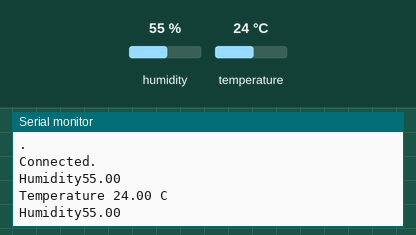
Simulated run of this sketch. Board: ESP32. Shown: the last lines printed to the serial monitor. Inputs (shaded band) come from the test bench; at power-on: humidity 55 %, temperature 24 °C. WiFi joins after 1.5 s; servers stay silent unless stated.

Above: at 7.8 s.
7.9 s: humidity set to 22 %
At 8.9 s:
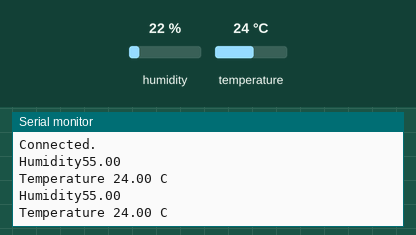
11.4 s: temperature set to 12 °C
At 15.1 s:
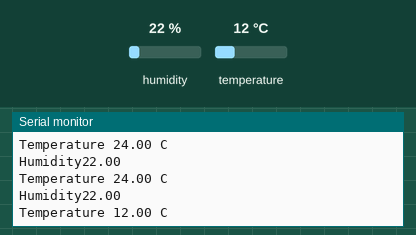
16.9 s: humidity set to 40 %
At 18.9 s:
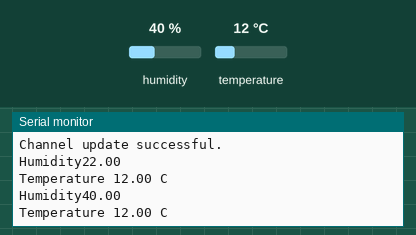
Timing chart, 0 to 20.4 s (numbered marks = the images above; inputs shaded):
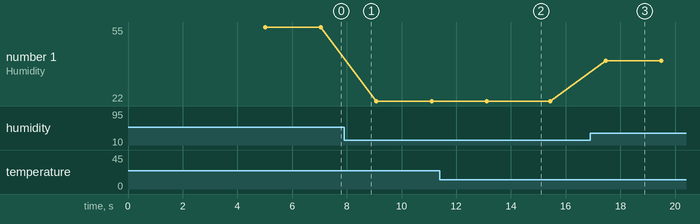

Measured:
- after the input at 11.4 s, the serial monitor: prints a new line after 2.7 s (image 2)
- after the input at 16.9 s, the serial monitor: prints a new line after 0.57 s (image 3)
- plotted number 1: 55 → 22 after the input at 7.9 s, 22 → 40 after the input at 16.9 s

The sketch:

Experiment3.ino
```cpp
#include <WiFi.h>
#include "ThingSpeak.h"
#include <dht.h>
char ssid[] = "PLDTHOMEFIBRa0b50";   // your network SSID (name)
char pass[] = "PLDTWIFI5bp2u";   // your network password
int keyIndex = 0;            // your network key Index number (needed only for WEP)
WiFiClient  client;

unsigned long myChannelNumber = 1671725;
const char * myWriteAPIKey =  "AI6NVCT6INVXJ2QZ";

dht DHT;
int dhtPin = 15;
int previous = 0;

void setup() {
  // put your setup code here, to run once:
  Serial.begin(115200);
  while (!Serial) {
    // wait for serial port to connect. Needed for Leonardo native USB port only
  }

  WiFi.mode(WIFI_STA);
  ThingSpeak.begin(client);  // Initialize ThingSpeak

}

void loop() {
  // put your main code here, to run repeatedly:
  // Connect or reconnect to WiFi
  if(WiFi.status() != WL_CONNECTED){
    Serial.print("Attempting to connect to SSID: ");
    Serial.println(ssid);
    while(WiFi.status() != WL_CONNECTED){
      WiFi.begin(ssid, pass); // Connect to WPA/WPA2 network. Change this line if using open or WEP network
      Serial.print(".");
      delay(5000);
    }
    Serial.println("\nConnected.");
  }
  int sensorValue = DHT.read11(dhtPin);

  Serial.print("Humidity");
  Serial.println(DHT.humidity);
  delay(1000);

  Serial.print("Temperature ");
  Serial.print(DHT.temperature);
  Serial.println(" C");
  delay(1000);

  int humid = DHT.humidity;
  int temp = DHT.temperature;

  if(millis() - previous > 15000)
  {
    int x = ThingSpeak.writeFields(myChannelNumber, myWriteAPIKey);
    ThingSpeak.setField(1, temp);
    ThingSpeak.setField(2, humid);

    if(x == 200){
      Serial.println("Channel update successful.");
    }
    else{
      Serial.println("Problem updating channel. HTTP error code " + String(x));
    }
    previous = millis();
  }
}


//Function to connect ESP32 to internet
//Less space used for the main loop
/*void wifiConnect()
{
    if(WiFi.status() != WL_CONNECTED){
    Serial.print("Attempting to connect to SSID: ");
    Serial.println("GlobeAtHome_6ea28_2.4");
    while(WiFi.status() != WL_CONNECTED){
      WiFi.begin(ssid, pass); // Connect to WPA/WPA2 network. Change this line if using open or WEP network
      Serial.print(".");
      delay(5000);
    }
    Serial.println("\nConnected.");
  }
}*/
```
